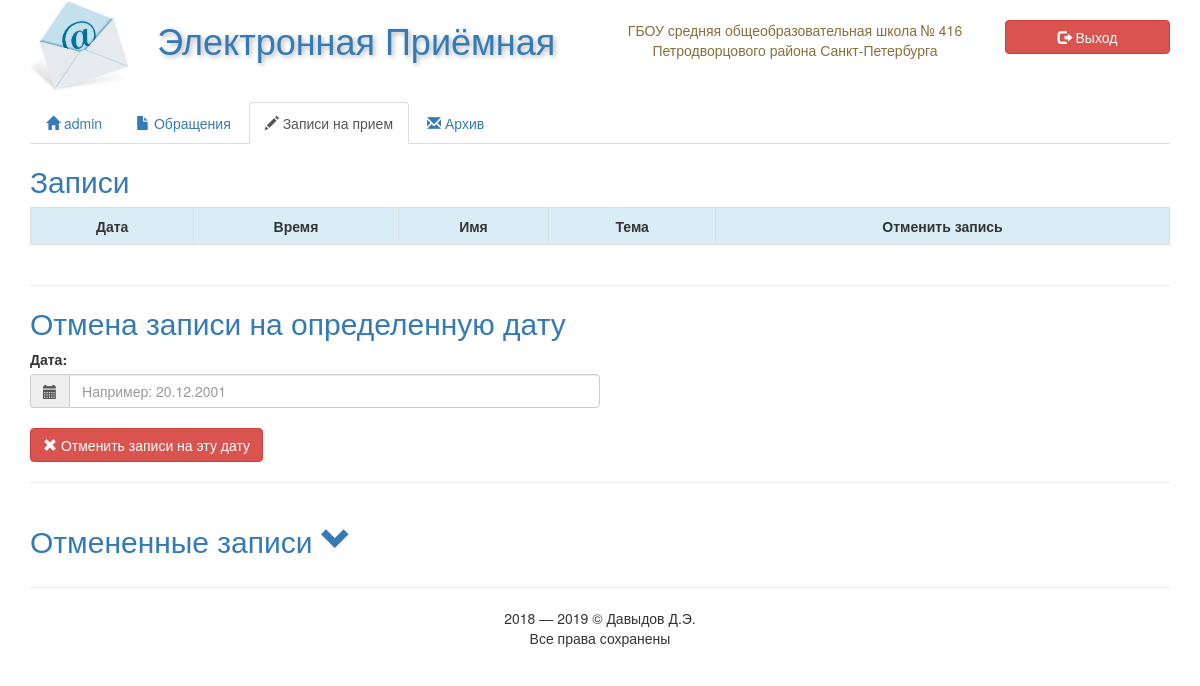
/resources/admin/user=admin-appointments.php (signed in), run on an earlier commit of the app's database.
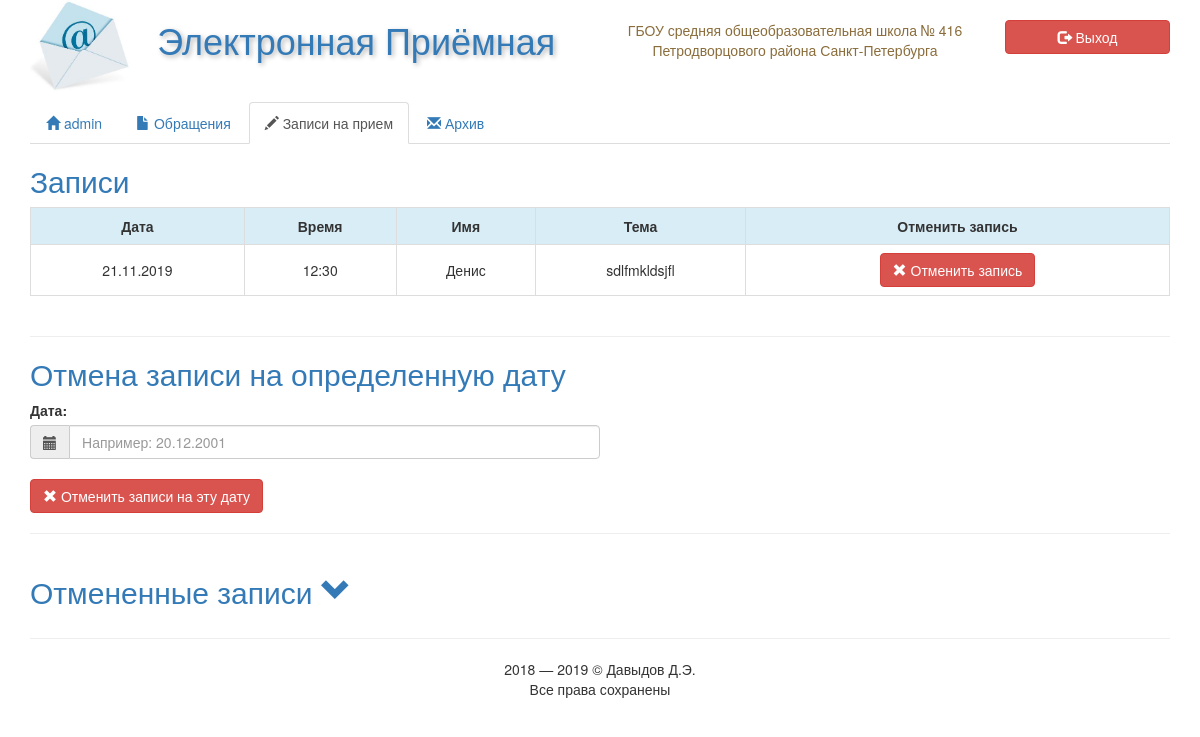
And on a later commit of the database.
### tables this page shows
CREATE TABLE `appointments` (
  `id` int(11) NOT NULL,
  `day` varchar(10) NOT NULL,
  `time` varchar(5) NOT NULL,
  `status` varchar(9) NOT NULL,
  `name` varchar(150) NOT NULL,
  `mail` varchar(100) NOT NULL,
  `theme` varchar(200) NOT NULL
);

### resources/admin/user=admin-appointments.php (the view, shortened to what this page needs)
<!DOCTYPE html>
<html lang="ru">
<head>
	<?php
		include('../../templates/head.php');
	?>
</head>
<body>
	<div class="container">
		<div class="row">
			<?php
				include('../../templates/header.php');
			?>
			<div class="col-xs-12">
				<ul class="nav nav-tabs">
					<li role="presentation"><a href="<?php $_SESSION['page'] = 'admin/user=admin'; echo 'resources/'.$_SESSION['page'].'.php' ?>" style="cursor: pointer;"><span class="glyphicon glyphicon-home"></span> <?php echo  $_SESSION['name']; ?> </a></li>
					<li role="presentation"><a href="<?php echo 'resources/'.$_SESSION['page'].'-appeals.php'; ?>"><span class="glyphicon glyphicon-file"></span> Обращения </a></li>
					<li role="presentation" class="active"><a href="<?php echo 'resources/'.$_SESSION['page'].'-appointments.php'; ?>"><span class="glyphicon glyphicon-pencil"></span> Записи на прием </a></li>
					<li role="presentation"><a href="#"><span class="glyphicon glyphicon-envelope"></span> Архив </a></li>
				</ul>
			</div>
			<div class="col-xs-12">
					<h2 class="text-primary">Записи</h2>
						<div class="table-responsive">
							<table class="table table-hover table-bordered text-center">
								<tr class="info">
									<td><strong>Дата</strong></td>
									<td><strong>Время</strong></td>
									<td><strong>Имя</strong></td>
									<td><strong>Тема</strong></td>
									<td><strong>Отменить запись</strong></td>
								</tr>
								<?php
							        $query = 'SELECT `day`, `time`, `name`, `theme`, `id` FROM appointments WHERE `status`="Занята" order by `id` asc';
							        $result = mysql_query($query);
							        $count_write_button=0;
							        $count_date = 0;
							        $count = 0;
							        while ($line = mysql_fetch_array($result, MYSQL_ASSOC)) {
							        	echo "\t<tr>\n";
						                foreach ($line as $col_value) {
						                	if ($count == 0) {
						                		if ($count_date != 0) {
								                	if ($count_write_button != 3) {
									                		echo "\t\t<td>$col_value</td>\n";
									                	} else {
									                		$id = $col_value;
									                		 echo '<td><form method="POST"><button type="submit" value="'.$id.'" class="btn btn-danger" name="status_appointments"><span class="glyphicon glyphicon-remove"></span> Отменить запись </button></form></td>';
									                	}
									                $count_write_button++;
							                	} else {
							                		$date = date("d.m.Y");
							                		if (strtotime($col_value) > strtotime($date)){
							                			echo "\t\t<td>$col_value</td>\n";
							                    		$count_date = 1;
							                		} else $count++;
							                	}
						                	}
						                }
						                $count = 0;
						                $count_date = 0;
						                $count_write_button = 0;
							            echo "\t</tr>\n";
							        }
								?>
							</table>
						</div>
			</div>
			<div class="col-xs-12">
				<hr/>
				<form action="" method="POST">
					<h2 class="text-primary">Отмена записи на определенную дату</h2>
					<label>Дата:</label>
					<div class="input-group col-xs-12 col-sm-8 col-md-6">
						  <span class="input-group-addon" id="basic-addon1"><span class="glyphicon glyphicon-calendar"></span></span>
						  <input type="text" name="day" autocomplete="off" minlength="10" maxlength="10" required="" class="form-control" placeholder="Например: 20.12.2001" aria-describedby="basic-addon1">
					</div><br/>
						<button type="submit" class="btn btn-danger" name="canceled"><span class="glyphicon glyphicon-remove"></span> Отменить записи на эту дату </button><hr/>
				</form>
			</div>
			<div class="col-xs-12">
				<a onclick="$('#canseled_table').slideToggle('slow');" style="cursor: pointer; text-decoration: none;">
				<h2 class="text-primary"> Отмененные записи <span class="glyphicon glyphicon-chevron-down"></span></h2>
				</a>
			</div>
			<div class="col-xs-12 text-center">
				<?php include('../../templates/footer.php'); ?>
			</div>
		</div>
	</div>
</body>
</html>

What changed in the data, as far as the page shows it:
now on this page (row edited): appointments: day "21.11.2019", time "12:30", name "Денис", theme "sdlfmkldsjfl", $id 2 (drawn)
